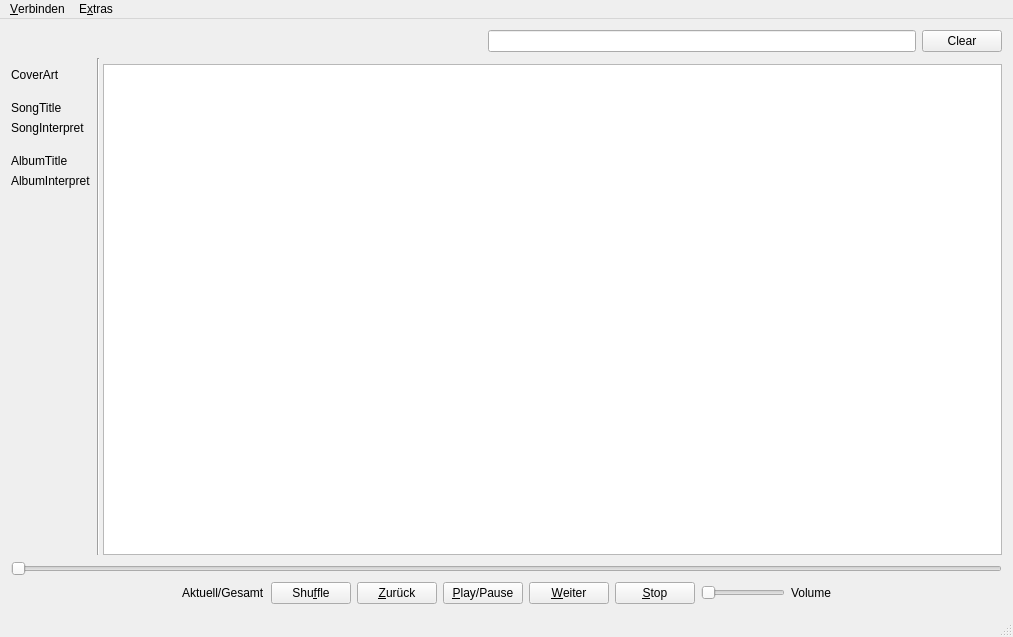
<?xml version="1.0" encoding="UTF-8"?>
<ui version="4.0">
 <class>ArkEchoPlayerViewClass</class>
 <widget class="QMainWindow" name="ArkEchoPlayerViewClass">
  <property name="geometry">
   <rect>
    <x>0</x>
    <y>0</y>
    <width>1013</width>
    <height>637</height>
   </rect>
  </property>
  <property name="windowTitle">
   <string>ArkEchoPlayerView</string>
  </property>
  <widget class="QWidget" name="centralWidget">
   <layout class="QGridLayout" name="gridLayout">
    <item row="0" column="0" colspan="3">
     <layout class="QHBoxLayout" name="horizontalLayout_4">
      <item>
       <spacer name="horizontalSpacer_3">
        <property name="orientation">
         <enum>Qt::Horizontal</enum>
        </property>
        <property name="sizeHint" stdset="0">
         <size>
          <width>477</width>
          <height>22</height>
         </size>
        </property>
       </spacer>
      </item>
      <item>
       <widget class="QLineEdit" name="leFilter"/>
      </item>
      <item>
       <widget class="QPushButton" name="pbFilterClear">
        <property name="text">
         <string>Clear</string>
        </property>
       </widget>
      </item>
     </layout>
    </item>
    <item row="1" column="0" rowspan="2">
     <layout class="QVBoxLayout" name="verticalLayout_2">
      <item>
       <spacer name="verticalSpacer">
        <property name="orientation">
         <enum>Qt::Vertical</enum>
        </property>
        <property name="sizeType">
         <enum>QSizePolicy::Fixed</enum>
        </property>
        <property name="sizeHint" stdset="0">
         <size>
          <width>20</width>
          <height>10</height>
         </size>
        </property>
       </spacer>
      </item>
      <item>
       <widget class="QLabel" name="lblCoverArt">
        <property name="text">
         <string>CoverArt</string>
        </property>
       </widget>
      </item>
      <item>
       <spacer name="verticalSpacer_5">
        <property name="orientation">
         <enum>Qt::Vertical</enum>
        </property>
        <property name="sizeType">
         <enum>QSizePolicy::Fixed</enum>
        </property>
        <property name="sizeHint" stdset="0">
         <size>
          <width>20</width>
          <height>13</height>
         </size>
        </property>
       </spacer>
      </item>
      <item>
       <widget class="QLabel" name="lblSongTitle">
        <property name="maximumSize">
         <size>
          <width>16777215</width>
          <height>16777215</height>
         </size>
        </property>
        <property name="text">
         <string>SongTitle</string>
        </property>
       </widget>
      </item>
      <item>
       <widget class="QLabel" name="lblSongInterpret">
        <property name="maximumSize">
         <size>
          <width>16777215</width>
          <height>16777215</height>
         </size>
        </property>
        <property name="text">
         <string>SongInterpret</string>
        </property>
       </widget>
      </item>
      <item>
       <spacer name="verticalSpacer_4">
        <property name="orientation">
         <enum>Qt::Vertical</enum>
        </property>
        <property name="sizeType">
         <enum>QSizePolicy::Fixed</enum>
        </property>
        <property name="sizeHint" stdset="0">
         <size>
          <width>20</width>
          <height>13</height>
         </size>
        </property>
       </spacer>
      </item>
      <item>
       <widget class="QLabel" name="lblAlbumTitle">
        <property name="maximumSize">
         <size>
          <width>16777215</width>
          <height>16777215</height>
         </size>
        </property>
        <property name="text">
         <string>AlbumTitle</string>
        </property>
       </widget>
      </item>
      <item>
       <widget class="QLabel" name="lblAlbumInterpret">
        <property name="maximumSize">
         <size>
          <width>16777215</width>
          <height>16777215</height>
         </size>
        </property>
        <property name="text">
         <string>AlbumInterpret</string>
        </property>
       </widget>
      </item>
      <item>
       <spacer name="verticalSpacer_3">
        <property name="orientation">
         <enum>Qt::Vertical</enum>
        </property>
        <property name="sizeType">
         <enum>QSizePolicy::Expanding</enum>
        </property>
        <property name="sizeHint" stdset="0">
         <size>
          <width>20</width>
          <height>163</height>
         </size>
        </property>
       </spacer>
      </item>
     </layout>
    </item>
    <item row="1" column="1" rowspan="2" colspan="2">
     <widget class="Line" name="line">
      <property name="orientation">
       <enum>Qt::Vertical</enum>
      </property>
     </widget>
    </item>
    <item row="2" column="2">
     <widget class="QTableWidget" name="twTrackList"/>
    </item>
    <item row="3" column="0" colspan="3">
     <widget class="QSlider" name="sliderDuration">
      <property name="maximum">
       <number>100</number>
      </property>
      <property name="orientation">
       <enum>Qt::Horizontal</enum>
      </property>
     </widget>
    </item>
    <item row="4" column="0" colspan="3">
     <layout class="QHBoxLayout" name="horizontalLayout">
      <item>
       <spacer name="horizontalSpacer">
        <property name="orientation">
         <enum>Qt::Horizontal</enum>
        </property>
        <property name="sizeHint" stdset="0">
         <size>
          <width>157</width>
          <height>20</height>
         </size>
        </property>
       </spacer>
      </item>
      <item>
       <widget class="QLabel" name="lblDuration">
        <property name="text">
         <string>Aktuell/Gesamt</string>
        </property>
       </widget>
      </item>
      <item>
       <widget class="QPushButton" name="pbShuffle">
        <property name="text">
         <string>Shu&amp;ffle</string>
        </property>
       </widget>
      </item>
      <item>
       <widget class="QPushButton" name="pbBackward">
        <property name="text">
         <string>&amp;Zurück</string>
        </property>
       </widget>
      </item>
      <item>
       <widget class="QPushButton" name="pbPlay_Pause">
        <property name="text">
         <string>&amp;Play/Pause</string>
        </property>
       </widget>
      </item>
      <item>
       <widget class="QPushButton" name="pbForward">
        <property name="text">
         <string>&amp;Weiter</string>
        </property>
       </widget>
      </item>
      <item>
       <widget class="QPushButton" name="pbStop">
        <property name="text">
         <string>&amp;Stop</string>
        </property>
       </widget>
      </item>
      <item>
       <widget class="QSlider" name="sliderVolume">
        <property name="sizePolicy">
         <sizepolicy hsizetype="Fixed" vsizetype="Fixed">
          <horstretch>0</horstretch>
          <verstretch>0</verstretch>
         </sizepolicy>
        </property>
        <property name="maximum">
         <number>100</number>
        </property>
        <property name="orientation">
         <enum>Qt::Horizontal</enum>
        </property>
       </widget>
      </item>
      <item>
       <widget class="QLabel" name="lblVolume">
        <property name="text">
         <string>Volume</string>
        </property>
       </widget>
      </item>
      <item>
       <spacer name="horizontalSpacer_2">
        <property name="orientation">
         <enum>Qt::Horizontal</enum>
        </property>
        <property name="sizeHint" stdset="0">
         <size>
          <width>157</width>
          <height>20</height>
         </size>
        </property>
       </spacer>
      </item>
     </layout>
    </item>
   </layout>
  </widget>
  <widget class="QMenuBar" name="menuBar">
   <property name="geometry">
    <rect>
     <x>0</x>
     <y>0</y>
     <width>1013</width>
     <height>21</height>
    </rect>
   </property>
   <property name="nativeMenuBar">
    <bool>false</bool>
   </property>
   <widget class="QMenu" name="menuVerbinden">
    <property name="title">
     <string>&amp;Verbinden</string>
    </property>
    <addaction name="actionManuelle_Verbindung"/>
    <addaction name="actionQR_Code_Verbindung"/>
   </widget>
   <widget class="QMenu" name="menuExtras">
    <property name="title">
     <string>E&amp;xtras</string>
    </property>
    <addaction name="actionEinstellungen"/>
   </widget>
   <addaction name="menuVerbinden"/>
   <addaction name="menuExtras"/>
  </widget>
  <widget class="QStatusBar" name="statusBar"/>
  <action name="actionManuelle_Verbindung">
   <property name="text">
    <string>&amp;Manuelle Verbindung</string>
   </property>
  </action>
  <action name="actionQR_Code_Verbindung">
   <property name="text">
    <string>&amp;QR-Code Verbindung</string>
   </property>
  </action>
  <action name="actionEinstellungen">
   <property name="text">
    <string>&amp;Einstellungen</string>
   </property>
  </action>
 </widget>
 <layoutdefault spacing="6" margin="11"/>
 <resources/>
 <connections/>
</ui>
